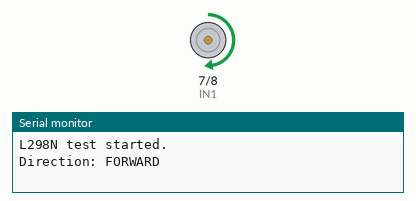
This sketch was run on a simulated Arduino Uno, built with avr-gcc and run on an emulated ATmega328P. Shown: motor-driver pin pairs drawn as motors (green arrow = first pin HIGH = forward, orange = second pin HIGH = backward, longer = more drive, scaled by the enable pin), the last lines printed to the serial monitor.

Above: at 1.5 s.
At 6.5 s:
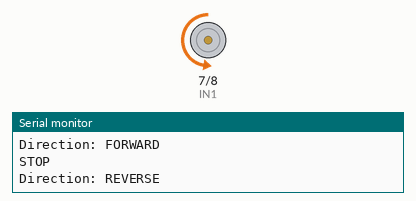
At 9.0 s:
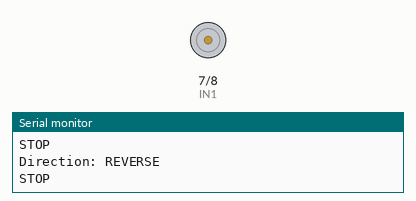
Timing chart, 0 to 13.0 s (numbered marks = the images above):
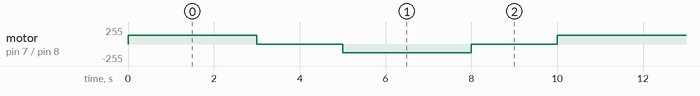

The sketch:

l298n.ino
```cpp
// 05_l298n_test.ino
// L298N direction-control test

const int ENA = 5;
const int IN1 = 7;
const int IN2 = 8;

void setup() {
    pinMode(ENA, OUTPUT);
    pinMode(IN1, OUTPUT);
    pinMode(IN2, OUTPUT);

    Serial.begin(9600);

    stopMotor();

    Serial.println("L298N test started.");
}

void loop() {
    Serial.println("Direction: FORWARD");

    digitalWrite(IN1, HIGH);
    digitalWrite(IN2, LOW);
    analogWrite(ENA, 128);

    delay(3000);

    Serial.println("STOP");

    stopMotor();

    delay(2000);

    Serial.println("Direction: REVERSE");

    digitalWrite(IN1, LOW);
    digitalWrite(IN2, HIGH);
    analogWrite(ENA, 128);

    delay(3000);

    Serial.println("STOP");

    stopMotor();

    delay(2000);
}

void stopMotor() {
    analogWrite(ENA, 0);

    digitalWrite(IN1, LOW);
    digitalWrite(IN2, LOW);
}
```

Measured:
- by itself, motor on pin 7 (IN1) / pin 8 (IN2): repeats every 10.0 s: stopped 2.0 s, backward 128/255 3.0 s, stopped 2.0 s, forward 128/255 3.0 s
